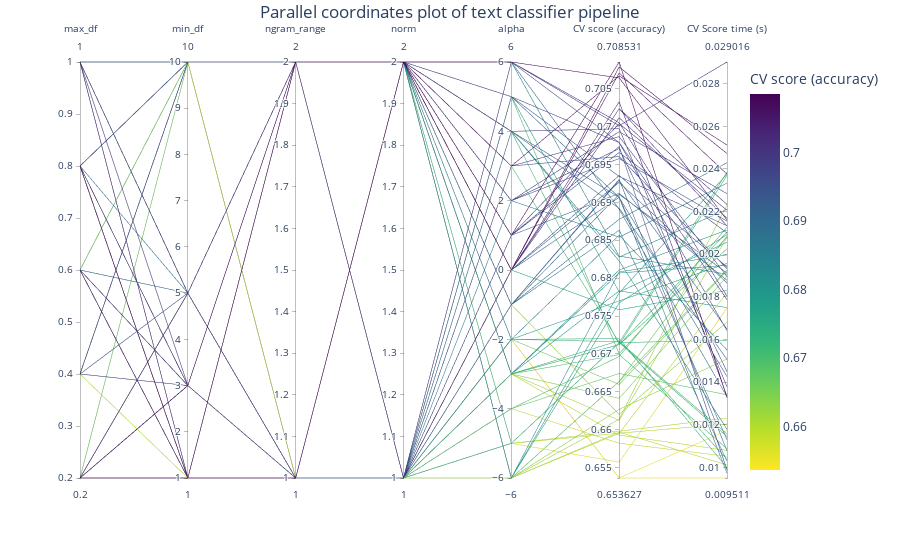

Here is the notebook cell this chart was saved with:
### Code cell
from math import log10

column_results = param_names + ["mean_test_score", "mean_score_time"]

transform_funcs = dict.fromkeys(column_results, lambda x: x)
# Using a logarithmic scale for alpha
transform_funcs["alpha"] = log10
# L1 norms are mapped to index 1, and L2 norms to index 2
transform_funcs["norm"] = lambda x: 2 if x == "l2" else 1
# Unigrams are mapped to index 1 and bigrams to index 2
transform_funcs["ngram_range"] = lambda x: x[1]

fig = px.parallel_coordinates(
    cv_results[column_results].apply(transform_funcs),
    color="mean_test_score",
    color_continuous_scale=px.colors.sequential.Viridis_r,
    labels=labels,
)
fig.update_layout(
    title={
        "text": "Parallel coordinates plot of text classifier pipeline",
        "y": 0.99,
        "x": 0.5,
        "xanchor": "center",
        "yanchor": "top",
    }
)
fig
